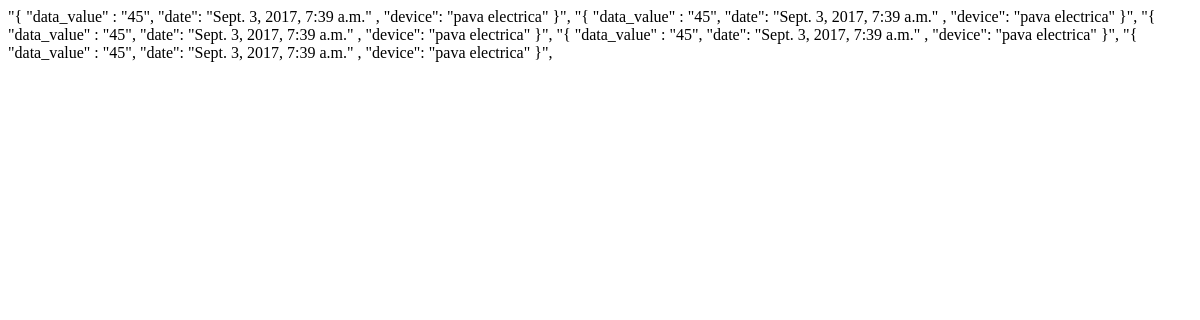
Page /data/ on the earlier database version.
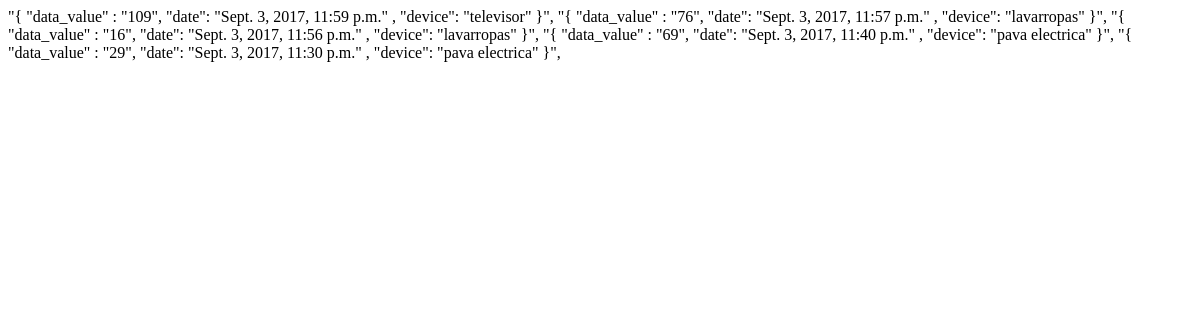
Same page on the later database version.
### data/models.py (models this page shows, shortened)
class Data(models.Model):
    data_value = models.CharField(max_length=100, blank=True, default='0')
    date = models.DateTimeField(auto_now_add=True)
    device = models.ForeignKey(Device)
    class Meta:
        ordering = ('date',)

### devices/models.py (models this page shows, shortened)
class Device(models.Model):
    device_ip = models.CharField(max_length=100, blank=True, default='0.0.0.0')
    device_mac = models.CharField(max_length=100, blank=True, default='0')
    created = models.DateTimeField(auto_now_add=True)
    label = models.CharField(max_length=100, blank=True, default='Elektron')
    devicestate = models.ForeignKey(DeviceState)
    owner = models.ForeignKey('auth.User', related_name='devices', on_delete=models.CASCADE)
    enabled = models.BooleanField(default=False)
    class Meta:
        ordering = ('created',)
    def __unicode__(self):
        return self.label

### data/views.py (the view)
class IndexView(generic.ListView):
    template_name = 'data_index.html'
    context_object_name = 'latest_data_list'
    def get_queryset(self):
        return Data.objects.order_by('-date')[:5]

### data/templates/data/data_list.html
{% for data in latest_data_list %}
    "{ "data_value" : "{{ data.data_value }}", "date":  "{{ data.date }}" , "device":  "{{ data.device }}" }",
{% endfor %}

Differences in the rows shown:
removed Data: data_value "45", date "Sept. 3, 2017, 7:39 a.m.", device "pava electrica"
removed Data: data_value "45", date "Sept. 3, 2017, 7:39 a.m.", device "pava electrica"
removed Data: data_value "45", date "Sept. 3, 2017, 7:39 a.m.", device "pava electrica"
removed Data: data_value "45", date "Sept. 3, 2017, 7:39 a.m.", device "pava electrica"
removed Data: data_value "45", date "Sept. 3, 2017, 7:39 a.m.", device "pava electrica"
added Data: data_value "109", date "Sept. 3, 2017, 11:59 p.m.", device "televisor"
added Data: data_value "76", date "Sept. 3, 2017, 11:57 p.m.", device "lavarropas"
added Data: data_value "16", date "Sept. 3, 2017, 11:56 p.m.", device "lavarropas"
added Data: data_value "69", date "Sept. 3, 2017, 11:40 p.m.", device "pava electrica"
added Data: data_value "29", date "Sept. 3, 2017, 11:30 p.m.", device "pava electrica"
